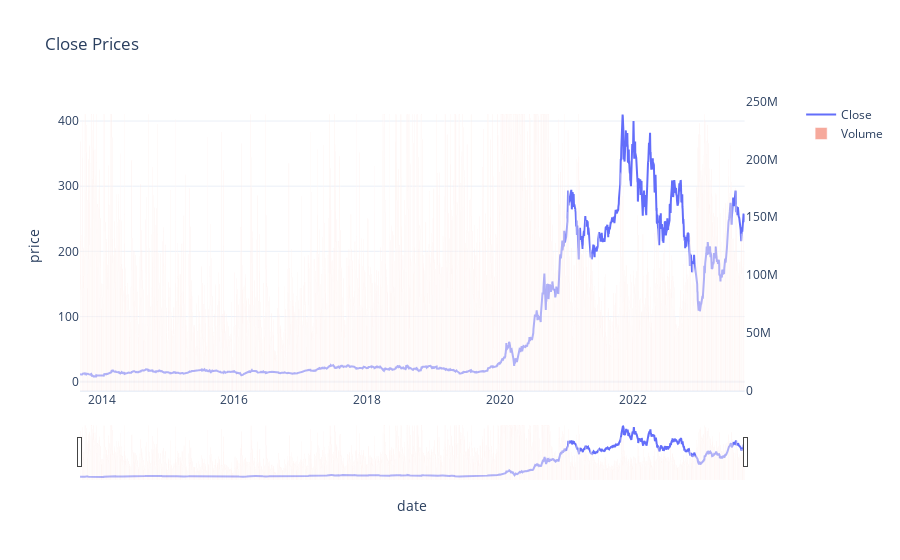

The code cell stored with this chart in its notebook:
### Code cell
# import plotly.graph_objects as go
# from plotly.subplots import make_subplots

# # Creating figure with second y-axis
# fig = make_subplots(specs=[[{"secondary_y": True}]])

# # Adding line plot with close prices and bar plot with trading volume
# fig.add_trace(go.Scatter(x=df.index, y=df['adj close'], name='Close'), secondary_y=False)
# fig.add_trace(go.Bar(x=df.index, y=df['volume'], name='Volume', opacity=0.5), secondary_y=True)

# # Updating layout
# fig.update_layout(
#     title='Close Prices',
#     xaxis_title='date',
#     yaxis_title='price',
#     template='plotly_white',
#     xaxis_rangeslider_visible=True,
#     hovermode='x'
# )

# # Disabling grid of second y-axis
# fig.layout.yaxis2.showgrid=False

# # Showing figure
# fig.show()

### Figure 1 — Plotly figure (JSON) as saved in the notebook; plotly's stock layout.template omitted (floating-point values rounded to 4 significant figures; data arrays with more than 128 entries replaced by an {"elided": "..."} marker saying what was removed)
{"data": [{"name": "Close", "type": "scatter", "x": {"elided": "2517 str values"}, "xaxis": "x", "y": {"elided": "2517 float values"}, "yaxis": "y"}, {"name": "Volume", "opacity": 0.5, "type": "bar", "x": {"elided": "2517 str values"}, "xaxis": "x", "y": {"elided": "2517 int values"}, "yaxis": "y2"}], "layout": {"hovermode": "x", "title": {"text": "Close Prices"}, "xaxis": {"anchor": "y", "domain": [0, 0.94], "rangeslider": {"visible": true}, "title": {"text": "date"}}, "yaxis": {"anchor": "x", "domain": [0, 1], "title": {"text": "price"}}, "yaxis2": {"anchor": "x", "overlaying": "y", "showgrid": false, "side": "right"}}}
